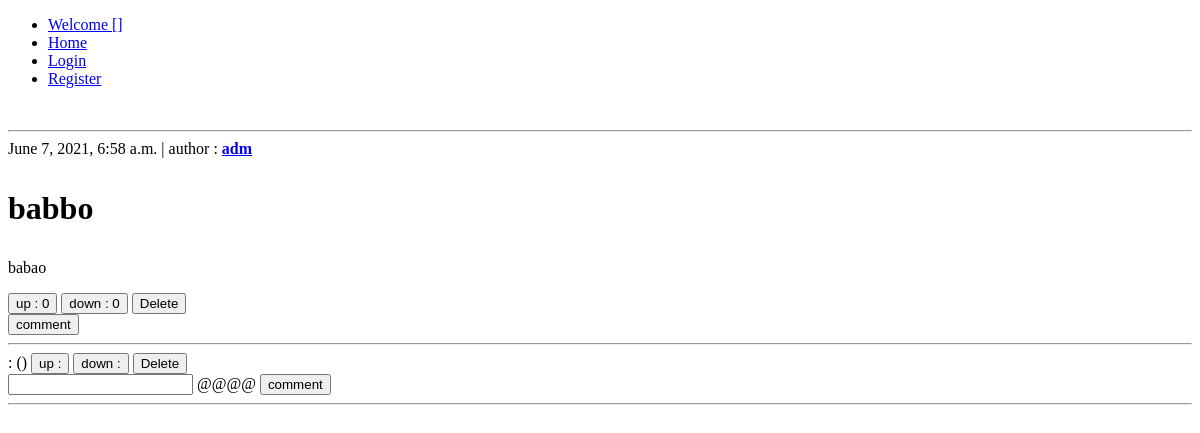
Page /detail/1 on the earlier database version.
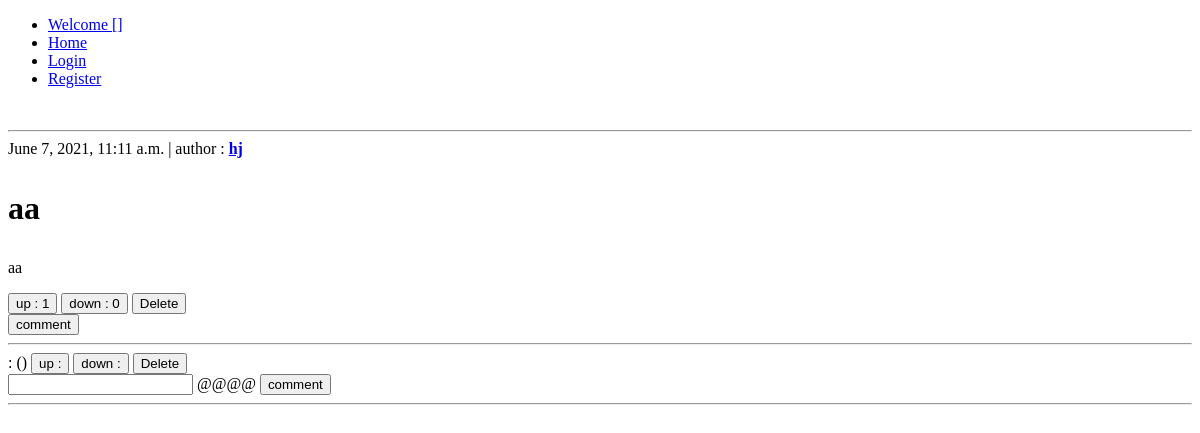
Same page on the later database version.
### choipark/models/articles.py (models this page shows, shortened)
class ArticleModel(models.Model):
    title = models.CharField(max_length=128)
    content = models.TextField(null=False)
    author = models.ForeignKey(
        settings.AUTH_USER_MODEL,
        on_delete=models.CASCADE)
    date = models.DateTimeField(auto_now_add=True)
    upvotes = models.ManyToManyField(settings.AUTH_USER_MODEL, related_name='upvotes_article')
    downvotes = models.ManyToManyField(settings.AUTH_USER_MODEL, related_name='downvotes_article')

### choipark/views/articles.py (the view, shortened to what this page needs)
# urls.py: path('detail/<int:article_id>', views.ArticleView.as_view(),  name="article"),
class ArticleView(FormView):
    commentform = CommentForm
    def get(self, request, article_id):
        article = ArticleModel.objects.get(id=article_id)
        comments = CommentsModel.objects.all().filter(id=article_id)
        context = {
            'article' : article,
            'commentform' : self.commentform,
            'comments' : comments,
        }
        return render(request, 'view_article.html', context)

### choipark/templates/view_article.html (shortened to what this page needs)
{% extends 'base.html' %}
{% block content %}
<br>
    <hr>
    <div class="article">
        <div class="date">{{ article.date }} | author : <a href="/profile/{{article.author.id}}"><strong>{{ article.author }}</strong></a></div>
        <h1>{{ article.title|linebreaks }}</h1>
        <p>{{ article.content|linebreaks }}</p>
    </div>
    <form method="POST" action="">
        {% if user.is_authenticated %}
            <button type="submit" name="up" value="{{article.pk}}">
            up : {{article.upvotes.count}}{{article.model.upvotes.count}}</button>
        {%else%}
            <button>up : {{article.upvotes.count}}</button>
        {%endif%}
        {% if user.is_authenticated %}
            <button type="submit" name="down" value="{{article.pk}}">
            down : {{article.downvotes.count}}{{article.model.downvotes.count}}</button>
        {%else%}
            <button>down : {{article.downvotes.count}}</button>
        {%endif%}
        {% if user.is_authenticated %}
        <button type="submit" name="delete" value="{{article.pk}}">
            Delete</button>
        {%else%}
        <button>Delete</button>
        {%endif%}
    </form>
    <form method="POST" action="" class="form">
        <button data-dismiss="model" type="submit" value="submit">comment</button>
     </form>
    <hr>
    <form method="POST" action="{% url 'detail' article.id %}">
    {% for comment in commentform %}
        {{comment.author}} : {{comment.comment}} ({{comment.date}})
        {% if user.is_authenticated %}
            <button type="submit" name="up_c" value="{{comment.pk}}">
            up : {{comment.upvotes.count}}{{comment.model.upvotes.count}}</button>
        {%else%}
            <button>up : {{comment.upvotes.count}}</button>
        {%endif%}
        {% if user.is_authenticated %}
            <button type="submit" name="down_c" value="{{comment.pk}}">
            down : {{comment.downvotes.count}}{{comment.model.downvotes.count}}</button>
        {%else%}
            <button>down : {{comment.downvotes.count}}</button>
        {%endif%}
        {% if user.is_authenticated %}
        <button type="submit" name="delete_c" value="{{comment.pk}}">
            Delete</button>
        {%else%}
        <button>Delete</button>
        {%endif%}
        </form>
        <form method="POST" action="" class="form">
        {{comment}}
        @@{{comment.parent_comment}}@@
        <button data-dismiss="model" type="submit" value="submit">comment</button>
        <hr>
    <br>
    {% endfor %}
    </form>
{%endblock content%}

### choipark/templates/base.html (shortened to what this page needs)
{% load static %}
<!DOCTYPE html>
<html lang="ko">
	<head>
	</head>
	<body>
		{% include 'nav.html' %}
		{% block content%}{% endblock %}
	</body>
</html>

### choipark/templates/nav.html
<nav class="navbar navbar-expand-lg navbar-light bg-light">
	<div class="collapse navbar-collapse" id="navbarText">
		<ul class="navbar-nav mr-auto">
		<li class="nav-item">
			<a class="nav-link" href="/">Welcome [{{user.username}}]</a>
		</li>
		<li class="nav-item">
			<a class="nav-link" href="{% url 'main' %}">Home</a>
		</li>
		{% if user.is_authenticated %}
		<li class="nav-item">
			<a class="nav-link" href="{%url 'add_article'%}">post</a>
			<a class="nav-link" href="/profile/{{ user.id }}">profile</a>
			<a class="nav-link" href="{%url 'logout'%}">Logout</a>
		</li>
		{% else %}
		<li class="nav-item">
			<a class="nav-link" href="{%url 'login'%}">Login</a>
		</li>
		<li class="nav-item">
			<a class="nav-link" href="{%url 'register'%}">Register</a>
		</li>
		{% endif %}
		</ul>
	</div>
	</nav>

Differences in the rows shown:
changed ArticleModel: date "June 7, 2021, 6:58 a.m." → "June 7, 2021, 11:11 a.m."; author "adm" → "hj"; title "babbo" → "aa"; content "babao" → "aa"; upvotes.count "0" → "1"
